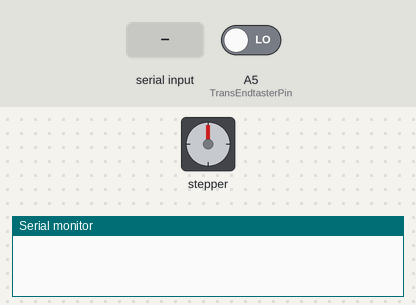
Recording of a sketch running on a simulated Arduino Mega 2560, built with avr-gcc and run on an emulated ATmega2560. Shown: stepper motor, the last lines printed to the serial monitor. Wiring (inferred from the names in the program): stepper motor driver (200 steps per turn assumed): step pin 38; direction pin 39; enable pin 40. The inputs (shaded band) are chosen by the test bench; at power-on: A5 (TransEndtasterPin) LOW.

Above: at 1.2 s.
1.3 s: "90,45\n" received over Serial
At 2.9 s:
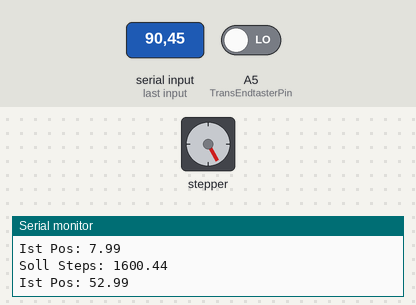
3.3 s: "30,150\n" received over Serial
At 3.9 s:
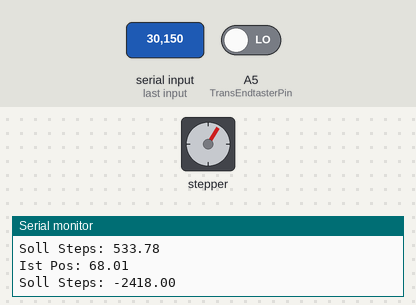
5.5 s: "16\n" received over Serial
At 7.4 s:
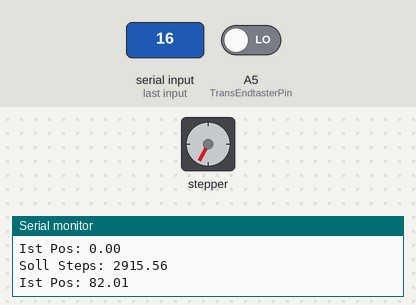
7.7 s: "32\n" received over Serial
At 8.2 s:
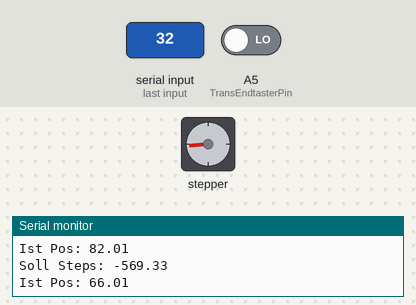
9.3 s: "5\n" received over Serial
At 10.7 s:
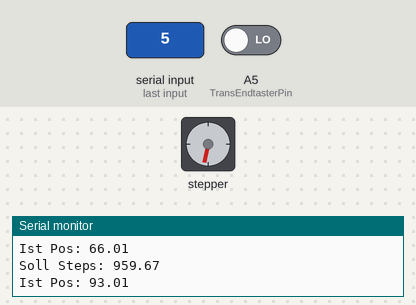
11.0 s: "90\n" received over Serial
At 12.9 s:
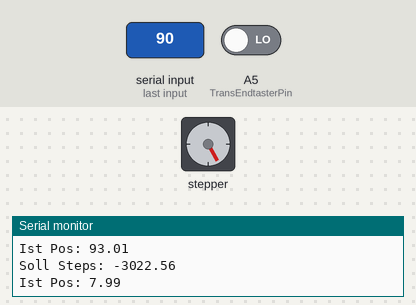
Timing chart, 0 to 14.3 s (numbered marks = the images above; inputs shaded):
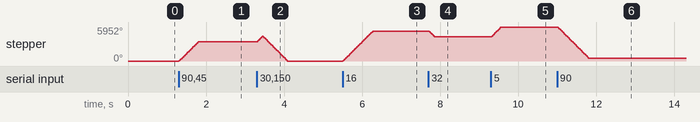

The sketch:

Drossel_test.ino
```cpp
#include <SoftwareSerial.h>
#include "StepperMotor.h"
SoftwareSerial Seriell(12, 13);

#define RohrRadius 59
#define PitotLaenge 47
#define KollisionsSicherheitsAbstand 10

#define TransDirPin 39
#define TransStepPin 38
#define TransMsPin1 201
#define TransMsPin2 200
#define TransEnablePin 40
#define TransEndtasterPin A5
int nullposition =98;
StepperMotor Rot(TransDirPin, TransStepPin, TransEnablePin, TransMsPin1, TransMsPin2, TransEndtasterPin, 0, nullposition, true,false);

void setup()
{
  Serial.begin(9600);
  Rot.Home(64);
}

void loop()
{
  if(Serial.available())
  {

    Rot.Deg(nullposition-Serial.parseFloat(),64);
    Serial.read();
  }
}
```

StepperMotor.cpp
```cpp
#include "StepperMotor.h"

#define Umdrehung 200
#define MinDelay 50             //Microseconds
#define MaxDelay 1000           //Microseconds
#define DurchmesserRitzel 12.7  //mm
#define RotTimeLimit 7000
#define TransTimeLimit 10000


StepperMotor::StepperMotor(int dirPin, int stepPin, int enablePin, int msPin1, int msPin2, int endPin, float minPos, float maxPos, bool invert, bool invertHome) {
  pinMode(dirPin, OUTPUT);
  pinMode(stepPin, OUTPUT);
  pinMode(enablePin, OUTPUT);
  pinMode(msPin1, OUTPUT);
  pinMode(msPin2, OUTPUT);
  pinMode(endPin, INPUT);
  //digitalWrite(enablePin, HIGH);
  DirPin = dirPin;
  StepPin = stepPin;
  EnablePin = enablePin;
  MsPin1 = msPin1;
  MsPin2 = msPin2;
  EndPin = endPin;
  MaxPos = maxPos;
  MinPos = minPos;
  Invert=invert;
  InvertHome=invertHome;
}

void StepperMotor::Step(double Steps, int MS) {
  bool first = true, ausfuehren = true;
  //Serial.println("Steps in Steps: "+String(Steps));
  int Inv=1;
  if(Invert) Inv=-1;
  Steps=round(Steps*MS*Inv);
  double Delay = map(Speed, 100, 1, (1. / MinDelay) * 1000., (1. / MaxDelay) * 1000.) / 1000.;
  if (Steps < 0) {
    digitalWrite(DirPin, HIGH);
    Steps *= -1;
  } else if (Steps > 0) digitalWrite(DirPin, LOW);
  else {
    //Serial.println("Fehler bei Richtung");
    ausfuehren = false;
  }
  if (ausfuehren && MS != 0) {
    switch (MS) {
      case 8:
        digitalWrite(MsPin1, LOW);
        digitalWrite(MsPin2, LOW);
        break;
      case 16:
        digitalWrite(MsPin1, HIGH);
        digitalWrite(MsPin2, HIGH);
        break;
      case 32:
        digitalWrite(MsPin1, HIGH);
        digitalWrite(MsPin2, LOW);
        break;
      case 64:
        digitalWrite(MsPin1, LOW);
        digitalWrite(MsPin2, HIGH);
        break;
    }


    digitalWrite(EnablePin, LOW);
    for (int i = 0; i < Steps; i++) {
      digitalWrite(StepPin, HIGH);
      delayMicroseconds(1 / Delay);
      digitalWrite(StepPin, LOW);
      delayMicroseconds(1 / Delay);
    }
  }
}

void StepperMotor::MM(float MM, int MS) {
  double steps;
  if (MS != 0) steps = double((Umdrehung*MS / float(DurchmesserRitzel * PI)) * MM);
  // Serial.println("Steps from MM: "+String(steps)+" for "+ String(MM));
  Step(steps, MS);
}

void StepperMotor::Full(char Dir, int Umdrehungen, int MS) {
  for (int i = 0; i < Umdrehungen; i++) {
    Step(Umdrehung*MS, MS);
  }
}
/*
void StepperMotor::setSPEED(int SPEED) {

  if (SPEED < 1) SPEED = 1;
  else if (SPEED > 100) SPEED = 100;
  Speed = SPEED;
  //Serial.println("S: "+String(Speed));
}*/
void StepperMotor::Abs(float Soll, int MS) {
  if (Soll >= MaxPos) Soll = MaxPos;
  else if (Soll < MinPos) Soll = MinPos;
  //Serial.println("Distance to Drive: "+String(IstPos)+"mm");
  //Serial.println("Distance to Drive: "+String(Soll)+"mm");
  MM(Soll - IstPos, MS);
  IstPos = Soll;
}

void StepperMotor::Deg(float Soll, int MS) {
  if (Soll >= MaxPos) Soll = MaxPos;
  else if (Soll <= MinPos) Soll = MinPos;
  float sollSteps = (Soll - IstPos) / 360. * float(Umdrehung);
   Serial.println("Soll Steps: "+String(sollSteps*MS));
  Step(sollSteps, MS);
  IstPos += round(sollSteps*MS)/float(MS)/float(Umdrehung)*360.*Invert;
 //IstPos=Soll;
  Serial.println("Ist Pos: "+String(IstPos));
}
void StepperMotor::Spindel(float MM, int MS) {
  Abs(MM * -1, MS);
}
void StepperMotor::VLR(float Alpha, int MS) {
  // AN DEN ARDUINO GESENDET:
  // alpha_VLR = ...;
  // Geometrien Deklarieren
  float phi_0 = 45 * PI / 180;
  float l_h = 60;
  float l_hxmin = l_h * cos(phi_0);
  float l_hzmin = l_h * sin(phi_0);
  float a_Motorphi0_z = 103;
  float a_Motorphi0_x = 21;
  // Formeln
  // Winkel Deklarieren

  float phi_deg = 45 - Alpha;
  float phi = phi_deg * PI / 180;
  // Zwischenrechnung
  float a_z = l_hzmin - l_h * sin(phi);
  float delta_S_rt = l_h * cos(phi) - l_hxmin;
  // Rechnung

  float delta_S_M = -(sqrt((a_Motorphi0_z + a_z) * (a_Motorphi0_z + a_z) + (a_Motorphi0_x + delta_S_rt) * (a_Motorphi0_x + delta_S_rt) - a_Motorphi0_x * a_Motorphi0_x) - a_Motorphi0_z);
  //Serial.println(delta_S_M);
  Spindel(delta_S_M, MS);
}
void StepperMotor::Home(int MS) {

  int S = Speed;
  //setSPEED(30);
  int i;
  while (digitalRead(EndPin)) {
    int Inv=1;
    if(InvertHome)Inv=-1;
    Step(-1*Inv, MS);
    //if (i % 50 == 0) Serial.print(".");
    i++;
  }
  IstPos = MinPos;
  //setSPEED(S);
}
void StepperMotor:: disable()
{
  digitalWrite(EnablePin,HIGH);
}
```

StepperMotor.h
```cpp
#ifndef StepperMotor_h
#define StepperMotor_h
#include "Arduino.h"
class StepperMotor {

  private: int DirPin, StepPin, EnablePin, MsPin1, MsPin2, EndPin, Invert, InvertHome;
  public: float MaxPos, MinPos, IstPos;
  public: float Speed = 50;
  public:
    StepperMotor(int dirPin, int stepPin, int enablePin, int msPin1, int msPin2, int endPin, float minPos, float maxPos, boolean invert, boolean invertHome);

    void Step(double Steps, int MS);

    void MM(float MM, int MS);

    void Full(char Dir, int Umdrehungen, int MS);

    void Abs(float Soll, int MS);

    void Deg(float Soll, int MS);

    void Home(int MS);

    void Spindel(float MM, int MS);

    void VLR(float Alpha, int MS);

   // void setSPEED(int SPEED);

    void disable();
};
#endif
```

Measured:
- after the input at 1.3 s, stepper: turns 3391° clockwise in 0.50 s, starting at once
- after the input at 3.3 s, stepper: turns 961° clockwise in 0.14 s, then 4352° counter-clockwise in 0.62 s
- after the input at 5.5 s, stepper: turns 5248° clockwise in 0.77 s, starting at once
- after the input at 7.7 s, stepper: turns 1024° counter-clockwise in 0.15 s, starting at once
- after the input at 9.3 s, stepper: turns 1728° clockwise in 0.25 s, starting at once
- after the input at 11.0 s, stepper: turns 5441° counter-clockwise in 0.80 s, starting at once
